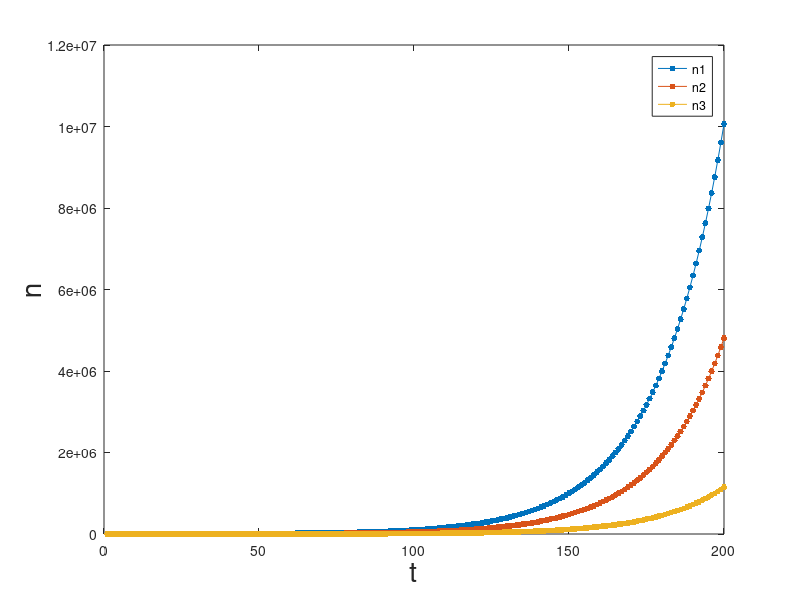
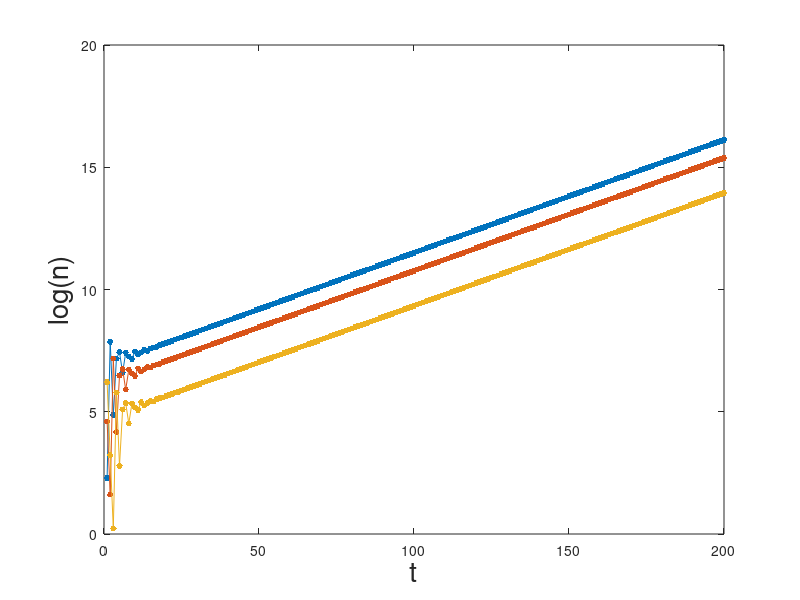

The MATLAB source for these figures, in order:
% iterates Leslie matrix

n_zero=[10 100 500]' ;

A=[0  1 5 ;
  .5  0 0 ;
  0 .25 0 ];


Tmax=200;

n_vs_t=zeros(3,Tmax);

n_vs_t(:,1)=n_zero ;

for t=2:Tmax;
   n_vs_t(:,t)=A*n_vs_t(:,t-1) ;    
end

figure
set(gca,'FontSize',20)
plot(1:Tmax,n_vs_t','.-','MarkerSize',14)
xlabel('t','FontSize',20)
ylabel('n','FontSize',20)
legend('n1','n2','n3')


figure
set(gca,'FontSize',20)
plot(1:Tmax,log(n_vs_t'),'.-','MarkerSize',14)
xlabel('t','FontSize',20)
ylabel('log(n)','FontSize',20)

%Fit log n_0(t) to a straight line
p=polyfit(25:Tmax,log(n_vs_t(1,25:Tmax)),1)
lambda_estimate=exp(p(1))

